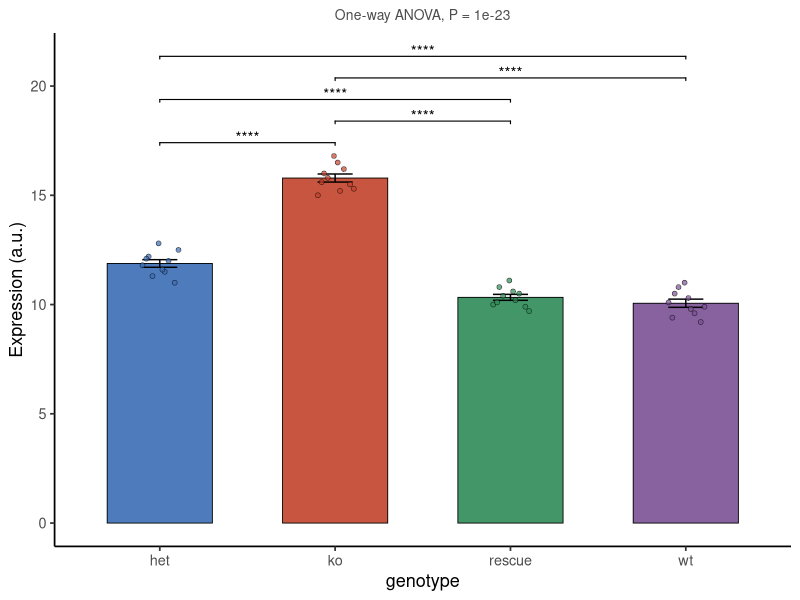

Source code (R):
#!/usr/bin/env Rscript
# Standalone reproduction. Run inside the pinned pubready container
# (see REPRODUCE.md) from this bundle folder.
suppressPackageStartupMessages({
  library(ggplot2); library(ggpubr); library(rstatix); library(readr)
})

df <- as.data.frame(read_csv("input_expression.csv", show_col_types = FALSE))
df[["genotype"]] <- factor(df[["genotype"]], levels = c("het", "ko", "rescue", "wt"))
df[["expression"]] <- as.numeric(df[["expression"]])
# The tests run on a copy with syntactic column names.
sdf <- data.frame(.x = df[["genotype"]], .y = df[["expression"]])

ph <- rstatix::tukey_hsd(sdf, .y ~ .x)
ph$group1 <- as.character(ph$group1); ph$group2 <- as.character(ph$group2)
sig <- ph[which(ph$p.adj < 0.05), , drop = FALSE]

omni <- as.data.frame(rstatix::anova_test(sdf, .y ~ .x))
subtitle_txt <- paste0("One-way ANOVA, P = ", formatC(omni$p[1], format = "g", digits = 2))

point_k <- ave(seq_len(nrow(df)), df[["genotype"]], FUN = seq_along)
df$.point_x <- as.integer(df[["genotype"]]) + -0.12 + 0.24 * ((point_k * 0.6180339887498949) %% 1)
p <- ggplot(df, aes(x = .data[["genotype"]], y = .data[["expression"]])) +
  stat_summary(aes(fill = .data[["genotype"]]), fun = mean, geom = "bar", width = 0.6, alpha = 0.9, colour = "black", linewidth = 0.3) +
  stat_summary(fun.data = mean_se, geom = "errorbar", width = 0.2) +
  geom_point(aes(x = .point_x, fill = .data[["genotype"]]), size = 1.5, alpha = 0.7, shape = 21, stroke = 0.3) +
  scale_fill_manual(values = c("#3B6DB3", "#C1432B", "#2E8B57", "#7A5195")) +
  labs(x = "genotype", y = "Expression (a.u.)", subtitle = subtitle_txt) +
  theme_classic(base_size = 13) +
  theme(legend.position = "none",
        plot.subtitle = element_text(hjust = 0.5, size = 10, colour = "grey30"))
if (nrow(sig) > 0) {
  ymax <- max(df[["expression"]], na.rm = TRUE); rng <- diff(range(df[["expression"]], na.rm = TRUE))
  if (!is.finite(rng) || rng == 0) rng <- max(abs(ymax), 1)
  lv <- levels(df[["genotype"]]); i1 <- match(sig$group1, lv); i2 <- match(sig$group2, lv)
  sig <- sig[order(abs(i2 - i1), pmin(i1, i2)), , drop = FALSE]
  sig$y.position <- ymax + rng * (0.08 + 0.13 * (seq_len(nrow(sig)) - 1))
  sig$lab <- sig$p.adj.signif
  p <- p + stat_pvalue_manual(sig, label = "lab", tip.length = 0.01, bracket.size = 0.4)
}

ggsave("figure_expression_bar.pdf", p, width = 5.4, height = 4.2)
cat("Reproduced figure.\n")
